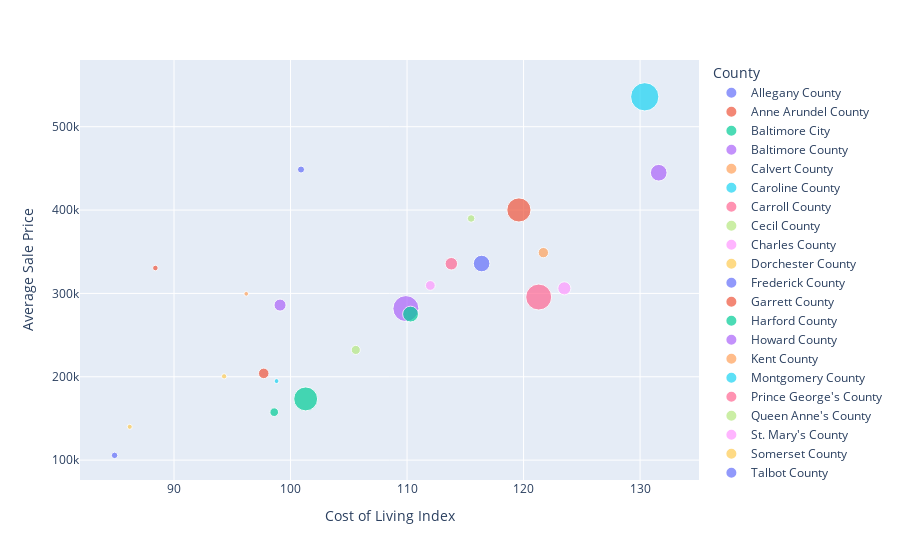

Notebook cell for this chart:
### Code cell
# Create scatter plot comparing average sale price and cost of living index
px.scatter(
    md_housing_sales,
    x="Cost of Living Index",
    y="Average Sale Price",
    size="Number of Housing Units Sold",
    color="County",
)

### Figure 1 — Plotly figure (JSON) as saved in the notebook; plotly's stock layout.template omitted (floating-point values rounded to 4 significant figures)
{"data": [{"hovertemplate": "County=Allegany County<br>Cost of Living Index=%{x}<br>Average Sale Price=%{y}<br>Number of Housing Units Sold=%{marker.size}<extra></extra>", "legendgroup": "Allegany County", "marker": {"color": "#636efa", "size": [624], "sizemode": "area", "sizeref": 29.52, "symbol": "circle"}, "mode": "markers", "name": "Allegany County", "orientation": "v", "showlegend": true, "type": "scatter", "x": [84.9], "xaxis": "x", "y": [105707], "yaxis": "y"}, {"hovertemplate": "County=Anne Arundel County<br>Cost of Living Index=%{x}<br>Average Sale Price=%{y}<br>Number of Housing Units Sold=%{marker.size}<extra></extra>", "legendgroup": "Anne Arundel County", "marker": {"color": "#EF553B", "size": [8619], "sizemode": "area", "sizeref": 29.52, "symbol": "circle"}, "mode": "markers", "name": "Anne Arundel County", "orientation": "v", "showlegend": true, "type": "scatter", "x": [119.6], "xaxis": "x", "y": [400107], "yaxis": "y"}, {"hovertemplate": "County=Baltimore City<br>Cost of Living Index=%{x}<br>Average Sale Price=%{y}<br>Number of Housing Units Sold=%{marker.size}<extra></extra>", "legendgroup": "Baltimore City", "marker": {"color": "#00cc96", "size": [8450], "sizemode": "area", "sizeref": 29.52, "symbol": "circle"}, "mode": "markers", "name": "Baltimore City", "orientation": "v", "showlegend": true, "type": "scatter", "x": [101.3], "xaxis": "x", "y": [173413], "yaxis": "y"}, {"hovertemplate": "County=Baltimore County<br>Cost of Living Index=%{x}<br>Average Sale Price=%{y}<br>Number of Housing Units Sold=%{marker.size}<extra></extra>", "legendgroup": "Baltimore County", "marker": {"color": "#ab63fa", "size": [9986], "sizemode": "area", "sizeref": 29.52, "symbol": "circle"}, "mode": "markers", "name": "Baltimore County", "orientation": "v", "showlegend": true, "type": "scatter", "x": [109.9], "xaxis": "x", "y": [281797], "yaxis": "y"}, {"hovertemplate": "County=Calvert County<br>Cost of Living Index=%{x}<br>Average Sale Price=%{y}<br>Number of Housing Units Sold=%{marker.size}<extra></extra>", "legendgroup": "Calvert County", "marker": {"color": "#FFA15A", "size": [1576], "sizemode": "area", "sizeref": 29.52, "symbol": "circle"}, "mode": "markers", "name": "Calvert County", "orientation": "v", "showlegend": true, "type": "scatter", "x": [121.7], "xaxis": "x", "y": [348891], "yaxis": "y"}, {"hovertemplate": "County=Caroline County<br>Cost of Living Index=%{x}<br>Average Sale Price=%{y}<br>Number of Housing Units Sold=%{marker.size}<extra></extra>", "legendgroup": "Caroline County", "marker": {"color": "#19d3f3", "size": [351], "sizemode": "area", "sizeref": 29.52, "symbol": "circle"}, "mode": "markers", "name": "Caroline County", "orientation": "v", "showlegend": true, "type": "scatter", "x": [98.8], "xaxis": "x", "y": [194819], "yaxis": "y"}, {"hovertemplate": "County=Carroll County<br>Cost of Living Index=%{x}<br>Average Sale Price=%{y}<br>Number of Housing Units Sold=%{marker.size}<extra></extra>", "legendgroup": "Carroll County", "marker": {"color": "#FF6692", "size": [2312], "sizemode": "area", "sizeref": 29.52, "symbol": "circle"}, "mode": "markers", "name": "Carroll County", "orientation": "v", "showlegend": true, "type": "scatter", "x": [113.8], "xaxis": "x", "y": [335577], "yaxis": "y"}, {"hovertemplate": "County=Cecil County<br>Cost of Living Index=%{x}<br>Average Sale Price=%{y}<br>Number of Housing Units Sold=%{marker.size}<extra></extra>", "legendgroup": "Cecil County", "marker": {"color": "#B6E880", "size": [1229], "sizemode": "area", "sizeref": 29.52, "symbol": "circle"}, "mode": "markers", "name": "Cecil County", "orientation": "v", "showlegend": true, "type": "scatter", "x": [105.6], "xaxis": "x", "y": [232193], "yaxis": "y"}, {"hovertemplate": "County=Charles County<br>Cost of Living Index=%{x}<br>Average Sale Price=%{y}<br>Number of Housing Units Sold=%{marker.size}<extra></extra>", "legendgroup": "Charles County", "marker": {"color": "#FF97FF", "size": [2530], "sizemode": "area", "sizeref": 29.52, "symbol": "circle"}, "mode": "markers", "name": "Charles County", "orientation": "v", "showlegend": true, "type": "scatter", "x": [123.5], "xaxis": "x", "y": [306088], "yaxis": "y"}, {"hovertemplate": "County=Dorchester County<br>Cost of Living Index=%{x}<br>Average Sale Price=%{y}<br>Number of Housing Units Sold=%{marker.size}<extra></extra>", "legendgroup": "Dorchester County", "marker": {"color": "#FECB52", "size": [413], "sizemode": "area", "sizeref": 29.52, "symbol": "circle"}, "mode": "markers", "name": "Dorchester County", "orientation": "v", "showlegend": true, "type": "scatter", "x": [94.3], "xaxis": "x", "y": [200535], "yaxis": "y"}, {"hovertemplate": "County=Frederick County<br>Cost of Living Index=%{x}<br>Average Sale Price=%{y}<br>Number of Housing Units Sold=%{marker.size}<extra></extra>", "legendgroup": "Frederick County", "marker": {"color": "#636efa", "size": [4063], "sizemode": "area", "sizeref": 29.52, "symbol": "circle"}, "mode": "markers", "name": "Frederick County", "orientation": "v", "showlegend": true, "type": "scatter", "x": [116.4], "xaxis": "x", "y": [335852], "yaxis": "y"}, {"hovertemplate": "County=Garrett County<br>Cost of Living Index=%{x}<br>Average Sale Price=%{y}<br>Number of Housing Units Sold=%{marker.size}<extra></extra>", "legendgroup": "Garrett County", "marker": {"color": "#EF553B", "size": [459], "sizemode": "area", "sizeref": 29.52, "symbol": "circle"}, "mode": "markers", "name": "Garrett County", "orientation": "v", "showlegend": true, "type": "scatter", "x": [88.4], "xaxis": "x", "y": [330468], "yaxis": "y"}, {"hovertemplate": "County=Harford County<br>Cost of Living Index=%{x}<br>Average Sale Price=%{y}<br>Number of Housing Units Sold=%{marker.size}<extra></extra>", "legendgroup": "Harford County", "marker": {"color": "#00cc96", "size": [3700], "sizemode": "area", "sizeref": 29.52, "symbol": "circle"}, "mode": "markers", "name": "Harford County", "orientation": "v", "showlegend": true, "type": "scatter", "x": [110.3], "xaxis": "x", "y": [275186], "yaxis": "y"}, {"hovertemplate": "County=Howard County<br>Cost of Living Index=%{x}<br>Average Sale Price=%{y}<br>Number of Housing Units Sold=%{marker.size}<extra></extra>", "legendgroup": "Howard County", "marker": {"color": "#ab63fa", "size": [4104], "sizemode": "area", "sizeref": 29.52, "symbol": "circle"}, "mode": "markers", "name": "Howard County", "orientation": "v", "showlegend": true, "type": "scatter", "x": [131.6], "xaxis": "x", "y": [444776], "yaxis": "y"}, {"hovertemplate": "County=Kent County<br>Cost of Living Index=%{x}<br>Average Sale Price=%{y}<br>Number of Housing Units Sold=%{marker.size}<extra></extra>", "legendgroup": "Kent County", "marker": {"color": "#FFA15A", "size": [324], "sizemode": "area", "sizeref": 29.52, "symbol": "circle"}, "mode": "markers", "name": "Kent County", "orientation": "v", "showlegend": true, "type": "scatter", "x": [96.2], "xaxis": "x", "y": [299504], "yaxis": "y"}, {"hovertemplate": "County=Montgomery County<br>Cost of Living Index=%{x}<br>Average Sale Price=%{y}<br>Number of Housing Units Sold=%{marker.size}<extra></extra>", "legendgroup": "Montgomery County", "marker": {"color": "#19d3f3", "size": [11809], "sizemode": "area", "sizeref": 29.52, "symbol": "circle"}, "mode": "markers", "name": "Montgomery County", "orientation": "v", "showlegend": true, "type": "scatter", "x": [130.4], "xaxis": "x", "y": [535846], "yaxis": "y"}, {"hovertemplate": "County=Prince George's County<br>Cost of Living Index=%{x}<br>Average Sale Price=%{y}<br>Number of Housing Units Sold=%{marker.size}<extra></extra>", "legendgroup": "Prince George's County", "marker": {"color": "#FF6692", "size": [9956], "sizemode": "area", "sizeref": 29.52, "symbol": "circle"}, "mode": "markers", "name": "Prince George's County", "orientation": "v", "showlegend": true, "type": "scatter", "x": [121.3], "xaxis": "x", "y": [295642], "yaxis": "y"}, {"hovertemplate": "County=Queen Anne's County<br>Cost of Living Index=%{x}<br>Average Sale Price=%{y}<br>Number of Housing Units Sold=%{marker.size}<extra></extra>", "legendgroup": "Queen Anne's County", "marker": {"color": "#B6E880", "size": [847], "sizemode": "area", "sizeref": 29.52, "symbol": "circle"}, "mode": "markers", "name": "Queen Anne's County", "orientation": "v", "showlegend": true, "type": "scatter", "x": [115.5], "xaxis": "x", "y": [389875], "yaxis": "y"}, {"hovertemplate": "County=St. Mary's County<br>Cost of Living Index=%{x}<br>Average Sale Price=%{y}<br>Number of Housing Units Sold=%{marker.size}<extra></extra>", "legendgroup": "St. Mary's County", "marker": {"color": "#FF97FF", "size": [1406], "sizemode": "area", "sizeref": 29.52, "symbol": "circle"}, "mode": "markers", "name": "St. Mary's County", "orientation": "v", "showlegend": true, "type": "scatter", "x": [112], "xaxis": "x", "y": [309528], "yaxis": "y"}, {"hovertemplate": "County=Somerset County<br>Cost of Living Index=%{x}<br>Average Sale Price=%{y}<br>Number of Housing Units Sold=%{marker.size}<extra></extra>", "legendgroup": "Somerset County", "marker": {"color": "#FECB52", "size": [377], "sizemode": "area", "sizeref": 29.52, "symbol": "circle"}, "mode": "markers", "name": "Somerset County", "orientation": "v", "showlegend": true, "type": "scatter", "x": [86.2], "xaxis": "x", "y": [139983], "yaxis": "y"}, {"hovertemplate": "County=Talbot County<br>Cost of Living Index=%{x}<br>Average Sale Price=%{y}<br>Number of Housing Units Sold=%{marker.size}<extra></extra>", "legendgroup": "Talbot County", "marker": {"color": "#636efa", "size": [742], "sizemode": "area", "sizeref": 29.52, "symbol": "circle"}, "mode": "markers", "name": "Talbot County", "orientation": "v", "showlegend": true, "type": "scatter", "x": [100.9], "xaxis": "x", "y": [448593], "yaxis": "y"}, {"hovertemplate": "County=Washington County<br>Cost of Living Index=%{x}<br>Average Sale Price=%{y}<br>Number of Housing Units Sold=%{marker.size}<extra></extra>", "legendgroup": "Washington County", "marker": {"color": "#EF553B", "size": [1634], "sizemode": "area", "sizeref": 29.52, "symbol": "circle"}, "mode": "markers", "name": "Washington County", "orientation": "v", "showlegend": true, "type": "scatter", "x": [97.7], "xaxis": "x", "y": [204066], "yaxis": "y"}, {"hovertemplate": "County=Wicomico County<br>Cost of Living Index=%{x}<br>Average Sale Price=%{y}<br>Number of Housing Units Sold=%{marker.size}<extra></extra>", "legendgroup": "Wicomico County", "marker": {"color": "#00cc96", "size": [1103], "sizemode": "area", "sizeref": 29.52, "symbol": "circle"}, "mode": "markers", "name": "Wicomico County", "orientation": "v", "showlegend": true, "type": "scatter", "x": [98.6], "xaxis": "x", "y": [157531], "yaxis": "y"}, {"hovertemplate": "County=Worcester County<br>Cost of Living Index=%{x}<br>Average Sale Price=%{y}<br>Number of Housing Units Sold=%{marker.size}<extra></extra>", "legendgroup": "Worcester County", "marker": {"color": "#ab63fa", "size": [2148], "sizemode": "area", "sizeref": 29.52, "symbol": "circle"}, "mode": "markers", "name": "Worcester County", "orientation": "v", "showlegend": true, "type": "scatter", "x": [99.1], "xaxis": "x", "y": [285980], "yaxis": "y"}], "layout": {"autosize": true, "legend": {"itemsizing": "constant", "title": {"text": "County"}, "tracegroupgap": 0}, "margin": {"t": 60}, "xaxis": {"anchor": "y", "autorange": true, "domain": [0, 1], "range": [81.97, 135.0], "title": {"text": "Cost of Living Index"}, "type": "linear"}, "yaxis": {"anchor": "x", "autorange": true, "domain": [0, 1], "range": [74000.0, 587700.0], "title": {"text": "Average Sale Price"}, "type": "linear"}}}
